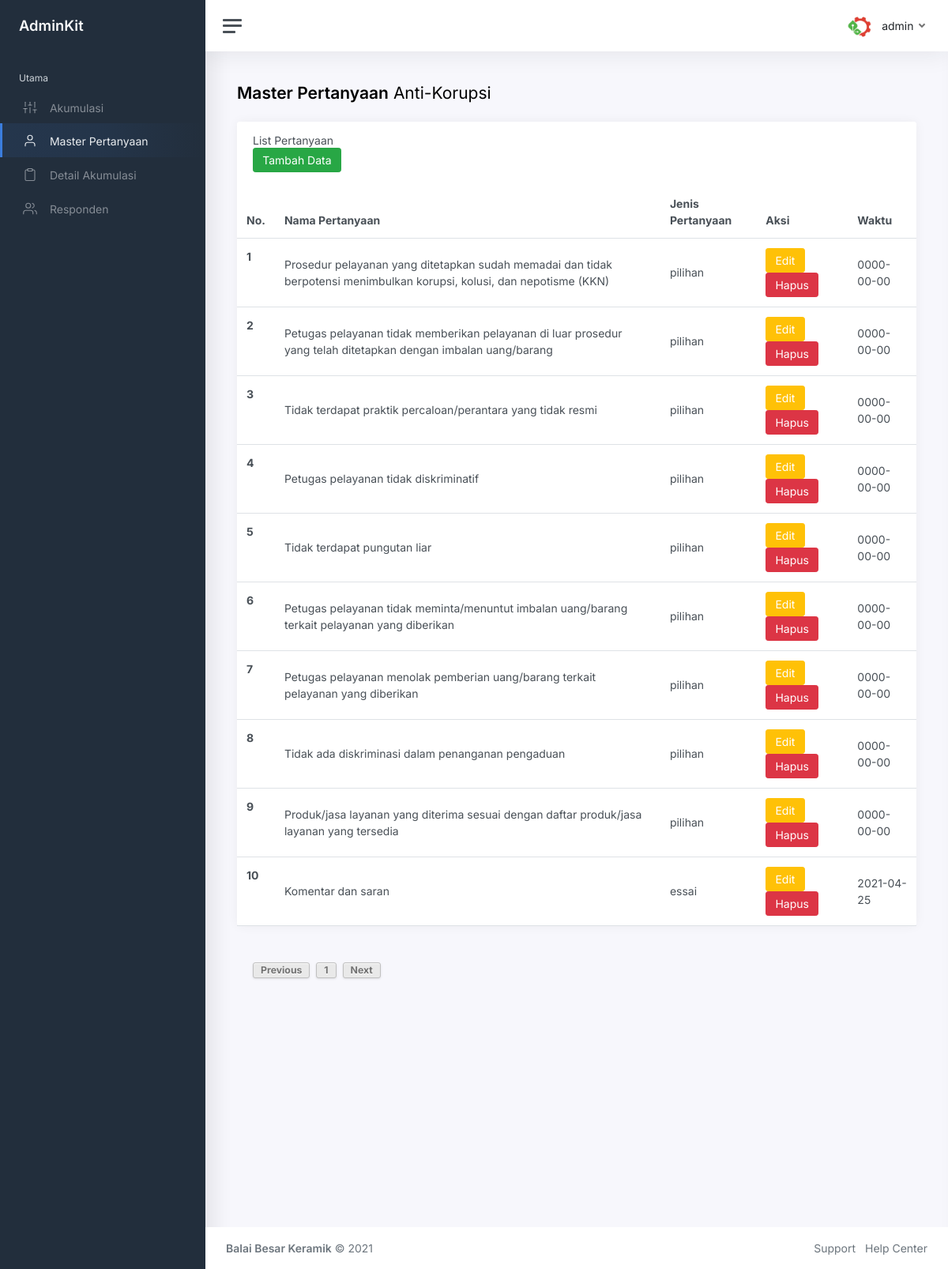
/pertanyaan.php (signed in), run on the app's committed database.
### tables this page shows
CREATE TABLE `pertanyaan` (
  `idPertanyaan` varchar(255) NOT NULL,
  `namaPertanyaan` varchar(255) NOT NULL,
  `jenisPertanyaan` varchar(255) NOT NULL,
  `dateCreate` date NOT NULL
);

### koneksi.php (called while the page is built, shortened)
<?php
$servername = "localhost";
$username = "root";
$password = "merdeka";
$db ="korupsi";
$conn = mysqli_connect($servername, $username, $password, $db);
function queryData(){
	global $conn;
		$ambil = mysqli_query($conn,"SELECT * FROM pertanyaan");
		return $ambil;
}
function limitData($halaman_awal, $batas){
	global $conn;
		$ambil = mysqli_query($conn,"select * from pertanyaan limit $halaman_awal, $batas");
		return $ambil;
}
?>

### pertanyaan.php (the view, shortened to what this page needs)
<?php
require_once "koneksi.php";
		$dataPakan= getData2();
		$dataJumlah= queryData();
    $no = 1;
	$batas = 10;
	$halaman = isset($_GET['halaman'])?(int)$_GET['halaman'] : 1;
	$halaman_awal = ($halaman>1) ? ($halaman * $batas) - $batas : 0;
	$previous = $halaman - 1;
	$next = $halaman + 1;
	$jumlah_data = mysqli_num_rows($dataJumlah);
	$total_halaman = ceil($jumlah_data/$batas);
	$limitData=limitData($halaman_awal, $batas);
?>
<!DOCTYPE html>
<html lang="en">
<head>
	<link href="css/app.css" rel="stylesheet">
	<link rel="stylesheet" href="//code.jquery.com/ui/1.12.1/themes/base/jquery-ui.css">
</head>
<body>
	<div class="wrapper">
		<nav id="sidebar" class="sidebar">
			<div class="sidebar-content js-simplebar">
				<a class="sidebar-brand" href="index.html">
          <span class="align-middle">AdminKit</span>
        </a>
				<ul class="sidebar-nav">
					<li class="sidebar-header">
						Utama
					</li>
					<li class="sidebar-item">
						<a class="sidebar-link" href="akumulasi.php">
              <i class="align-middle" data-feather="sliders"></i> <span class="align-middle">Akumulasi</span>
            </a>
					</li>
					<li class="sidebar-item active">
						<a class="sidebar-link" href="pertanyaan.php">
              <i class="align-middle" data-feather="user"></i> <span class="align-middle">Master Pertanyaan</span>
            </a>
					</li>
					<li class="sidebar-item">
						<a class="sidebar-link" href="detail-akumulasi.php">
              <i class="align-middle" data-feather="clipboard"></i> <span class="align-middle">Detail Akumulasi</span>
            </a>
					</li>
					<li class="sidebar-item ">
						<a class="sidebar-link" href="responden.php">
              <i class="align-middle" data-feather="users"></i> <span class="align-middle">Responden</span>
            </a>
					</li>
			</div>
		</nav>
		<div class="main">
			<nav class="navbar navbar-expand navbar-light navbar-bg">
				<a class="sidebar-toggle d-flex">
          <i class="hamburger align-self-center"></i>
        </a>
				<div class="navbar-collapse collapse">
					<ul class="navbar-nav navbar-align">
						<li class="nav-item dropdown">
							<a class="nav-link dropdown-toggle d-none d-sm-inline-block" href="#" data-bs-toggle="dropdown">
                <img src="img/avatars/avatar.jpg" class="avatar img-fluid rounded me-1" alt="Charles Hall" /> <span class="text-dark"><?php echo $_SESSION['username'];?></span>
              </a>
						</li>
					</ul>
				</div>
			</nav>
			<main class="content">
				<div class="container-fluid p-0">
					<div class="row mb-2 mb-xl-3">
						<div class="col-auto d-none d-sm-block">
							<h3><strong>Master Pertanyaan</strong> Anti-Korupsi</h3>
						</div>
					</div>
					<div class="row">
						<div class="col-lg-12">
							<div class="card flex-fill">
								<div class="card-header">
									<h5 class="card-title mb-0">List Pertanyaan</h5>
									<button type="button" class="btn btn-success tambahPertanyaan" data-bs-toggle="modal" data-bs-target="#tambahModal">Tambah Data</button>
								</div>
								<table class="table table-hover my-0">
									<thead>
										<tr>
										<th>No.</th>
											<th>Nama Pertanyaan</th>
											<th class="d-none d-xl-table-cell">Jenis Pertanyaan</th>
											<th class="d-none d-xl-table-cell">Aksi</th>
											<th>Waktu</th>
										</tr>
									</thead>
									<tbody>
									<?php
		  if(!isset($dataPakan)){
			  echo "<h2 class='text-center'> Belum ada data</h2>";
		  }else{
while($row=mysqli_fetch_array($limitData)){
 ?>
    <tr>
      <th><?php print($no++); ?></th>
      <td><?php print($row['namaPertanyaan']);?></td>
      <td><?php print($row['jenisPertanyaan']); ?></td>
	  <td><button type="button" id="<?php print($row['idPertanyaan'])?>" class="ubah-produk btn btn-warning" data-toggle="modal" data-target="#editModal"><i class="edit align-self-center"></i> Edit</button>
	  <button type="button" id="<?php print($row['idPertanyaan'])?>" class="hapus-produk btn btn-danger" data-toggle="modal" data-target="#hapusModal"><i class="delete align-self-center"></i> Hapus</button></td>
	  <td><?php print($row['dateCreate']); ?></td>
    </tr>
		  <?php }
		  }?>
									</tbody>
								</table>
							</div>
								<div class="pagination">
		  <a class="page" <?php if($halaman > 1){ echo "href='?halaman=$previous'"; } ?>>Previous</a><?php
				for($x=1;$x<=$total_halaman;$x++){
					?>
					<a class="page" href="?halaman=<?php echo $x ?>"><?php echo $x; ?></a>
					<?php
				}
				?>	<a class="page" <?php if($halaman < $total_halaman) { echo "href='?halaman=$next'"; } ?>>Next</a>
	</div>
						</div>
					</div>
				</div>
			</main>
	<footer class="footer">
				<div class="container-fluid">
					<div class="row text-muted">
						<div class="col-6 text-start">
							<p class="mb-0">
								<a href="index.html" class="text-muted"><strong>Balai Besar Keramik</strong></a> &copy; <?php print_r(date('Y'));?>
							</p>
						</div>
						<div class="col-6 text-end">
							<ul class="list-inline">
								<li class="list-inline-item">
									<a class="text-muted" href="#">Support</a>
								</li>
								<li class="list-inline-item">
									<a class="text-muted" href="#">Help Center</a>
								</li>
							</ul>
						</div>
					</div>
				</div>
			</footer>
		</div>
	</div>
</body>
</html>

### data on the page
pertanyaan: namaPertanyaan "Prosedur pelayanan yang ditetapkan sudah memadai dan tidak berpotensi menimbulkan korupsi, kolusi, dan nepotisme (KKN)", jenisPertanyaan "pilihan", dateCreate "0000-00-00"
pertanyaan: namaPertanyaan "Petugas pelayanan tidak memberikan pelayanan di luar prosedur yang telah ditetapkan dengan imbalan uang/barang", jenisPertanyaan "pilihan", dateCreate "0000-00-00"
pertanyaan: namaPertanyaan "Tidak terdapat praktik percaloan/perantara yang tidak resmi", jenisPertanyaan "pilihan", dateCreate "0000-00-00"
pertanyaan: namaPertanyaan "Petugas pelayanan tidak diskriminatif", jenisPertanyaan "pilihan", dateCreate "0000-00-00"
pertanyaan: namaPertanyaan "Tidak terdapat pungutan liar", jenisPertanyaan "pilihan", dateCreate "0000-00-00"
pertanyaan: namaPertanyaan "Petugas pelayanan tidak meminta/menuntut imbalan uang/barang terkait pelayanan yang diberikan", jenisPertanyaan "pilihan", dateCreate "0000-00-00"
pertanyaan: namaPertanyaan "Petugas pelayanan menolak pemberian uang/barang terkait pelayanan yang diberikan", jenisPertanyaan "pilihan", dateCreate "0000-00-00"
pertanyaan: namaPertanyaan "Tidak ada diskriminasi dalam penanganan pengaduan", jenisPertanyaan "pilihan", dateCreate "0000-00-00"
pertanyaan: namaPertanyaan "Produk/jasa layanan yang diterima sesuai dengan daftar produk/jasa layanan yang tersedia", jenisPertanyaan "pilihan", dateCreate "0000-00-00"
pertanyaan: namaPertanyaan "Komentar dan saran", jenisPertanyaan "essai", dateCreate "2021-04-25"

### other printed values
$_SESSION['username'] "admin"
